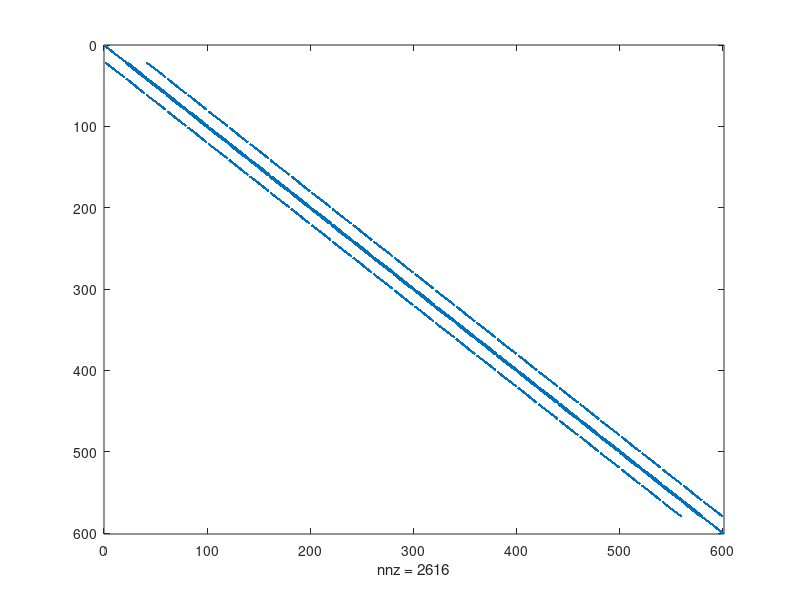
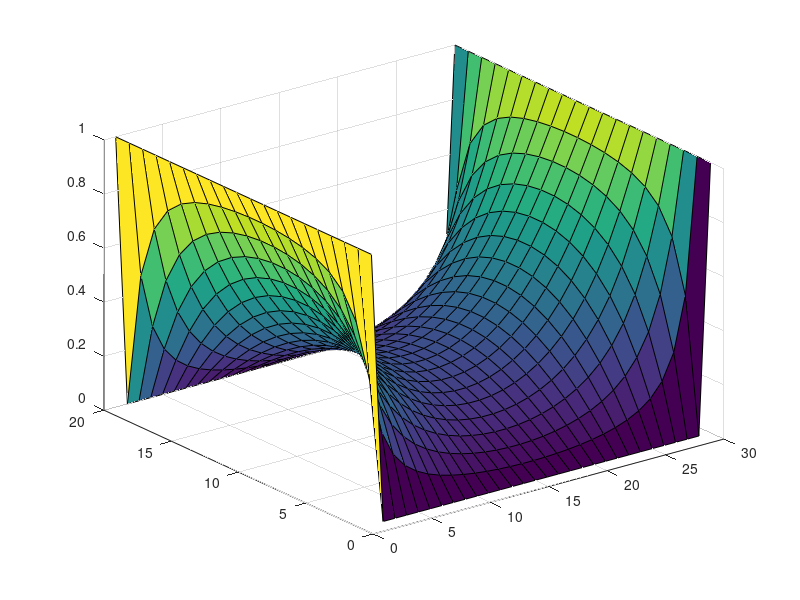
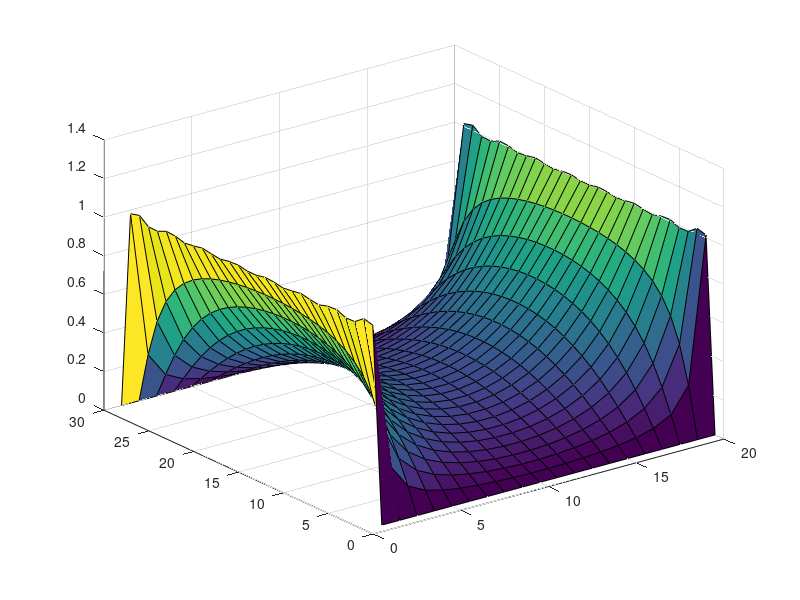
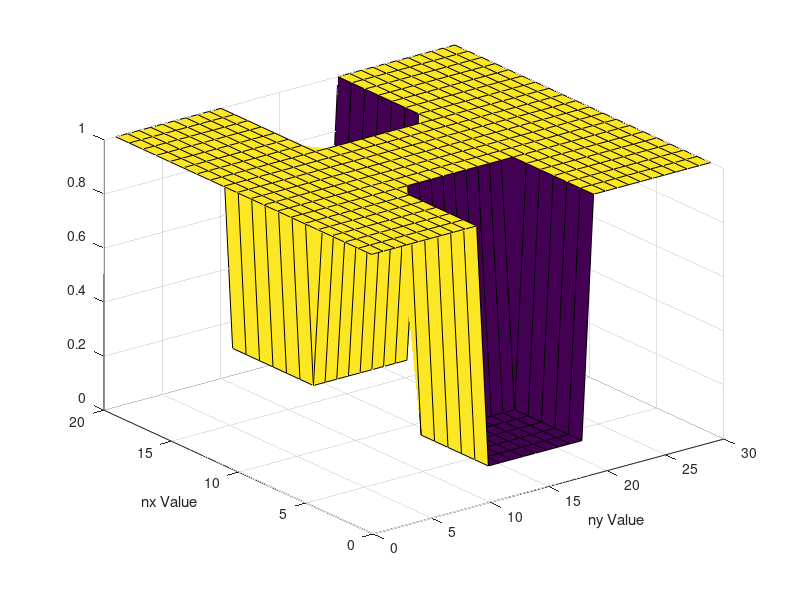

The MATLAB script that drew these images, in order:
clear
clc

nx = 20;
ny = 30;
Vo = 1;
delx = 1e-3;
dely = 1e-3;
Acond = 1;
Bcond = 10E-2;

G = sparse(nx*ny,nx*ny);
Vv = zeros(nx*ny,1);
V = zeros(nx,ny);
B = zeros((nx*ny),1);
        
        
        
%Initialize Left Boundary Conditions
for i = 1:nx*ny
    B(i,1) = Vo;
    B(i,ny) = Vo;
end
        
%Set diagonal
for j = 1:ny
    for i = 1:nx
        n = i+(j-1)*nx;
        %Set the Boundary Nodes
        if j == 1
            G(n,:) = 0;
            G(n,n) = 1; 
            B(n,1) = 1;
            
        elseif j == ny
            G(n,:) = 0;
            G(n,n) = 1;
            B(n,1) = 1;
            
        elseif i == 1
            %Mapping
            nym = (i)+(j-2)*nx;
            nyp = (i)+(j)*nx;
            nxp = (i+1)+(j-1)*nx;
            G(n,n) = 1;
            B(n,1) = 0;

            
        elseif i == nx
            %Mapping
            nym = (i)+(j-2)*nx;
            nyp = (i)+(j)*nx;
            nxm = (i-1)+(j-1)*nx;
            G(n,n) = 1;
            B(n,1) = 0;
                      

        else
            %Mapping
            nym = (i)+(j-2)*nx;
            nyp = (i)+(j)*nx;
            nxm = (i-1)+(j-1)*nx;
            nxp = (i+1)+(j-1)*nx;



            G(n,n) = -4;
            G(n,nym) = 1;
            G(n,nyp) = 1;
            G(n,nxm) = 1;
            G(n,nxp) = 1;
            B(n,1) = 0;
        end
   
    end
end

figure(1)
spy(G)
Vv = G\B;

for j = 1:ny
    for i = 1:nx
        n = i+(j-1)*nx;
        V(i,j) = Vv(n,1);
    end
end

figure(2)
surf(V)

% %Analytical Soln
nx = 20;
ny = 30;
W = 3;
L = 2;
Vanal = zeros(ny,nx);
y = linspace(0,L,ny);
x = linspace(-W/2,W/2, nx); 
a = L;
b = W/2;
[X,Y] = meshgrid(x,y);

for n = 1:2:100
    Vanal = Vanal +((4*Vo)/pi)* ((1/n)*(cosh((n*pi*X)./a)./(cosh((n*pi*b)./a))).*sin(((n*pi*Y)./a)));
end


figure(3)
surf(Vanal)




















%Part 2

cMap = zeros(nx, ny);

for j = 1:ny
    for i = 1:nx
        cMap(i,j) = Acond;
        if ((j<((2/3)*ny))&&((j>((1/3)*ny))&&(i<((1/3)*nx))))|| ((j<((2/3)*ny))&&((j>((1/3)*ny))&&(i>((2/3)*nx))))
            cMap(i,j) = Bcond;
        end
    end
end
figure(4)
surf(cMap)    
xlabel('ny Value')
ylabel('nx Value')

%Initialize Left Boundary Conditions
for i = 1:nx*ny
    B(i,1) = Vo;
    B(i,ny) = 0;
end
        
%Set diagonal
for j = 1:ny
    for i = 1:nx
        n = i+(j-1)*nx;
        %Set the Boundary Nodes
        if j == 1
            G(n,:) = 0;
            G(n,n) = 1; 
%             B(n,1) = 0;
            
        elseif j == ny
            G(n,:) = 0;
            G(n,n) = 1;
            B(n,1) = 0;
            
        elseif i == 1
            %Mapping
            nxm = (i)+(j-2)*nx;
            nxp = (i)+(j)*nx;
            nyp = (i+1)+(j-1)*nx;
            G(n,:) = 0;
            G(n,n) = 1;
            B(n,1) = 0;
            
            rxm = ((cMap(i,j) + cMap(i,j-1))/2);
            rxp = ((cMap(i,j) + cMap(i,j+1))/2);            
            ryp = ((cMap(i,j) + cMap(i+1,j))/2);

            G(n,n) = -(rxp+rxm+ryp);
            G(n,nxm) = rxm;
            G(n,nyp) = ryp;
            G(n,nxp) = rxp;
            
        elseif i == nx
            %Mapping
            nym = (i-1)+(j-1)*nx;
            nxp = (i)+(j)*nx;
            nxm = (i)+(j-2)*nx;
            G(n,:) = 0;
            G(n,n) = 1;
            B(n,1) = 0;
            
            rxm = ((cMap(i,j) + cMap(i,j-1))/2);
            rxp = ((cMap(i,j) + cMap(i,j+1))/2);            
            rym = ((cMap(i,j) + cMap(i-1,j))/2);

            G(n,n) = -(rxm+rym+rxp);
            G(n,nym) = rym;
            G(n,nxm) = rxm;
            G(n,nxp) = rxp;            

        else
            %Mapping
            nym = (i-1)+(j-1)*nx;
            nyp = (i+1)+(j-1)*nx;
            nxm = (i)+(j-2)*nx;
            nxp = (i)+(j)*nx;

            rym = ((cMap(i,j) + cMap(i-1,j))/2);
            ryp = ((cMap(i,j) + cMap(i+1,j))/2);            
            rxm = ((cMap(i,j) + cMap(i,j-1))/2);        
            rxp = ((cMap(i,j) + cMap(i,j+1))/2);       
      
   
            G(n,n) = -(rxm+rxp+rym+ryp);
            G(n,nym) = rym;
            G(n,nyp) = ryp;
            G(n,nxm) = rxm;
            G(n,nxp) = rxp; 
            B(n,1) = 0;
            


        end
   
    end
end

Vv = G\B;

for j = 1:ny
    for i = 1:nx
        n = i+(j-1)*nx;
        V(i,j) = Vv(n,1);
    end
end

figure(5)
surf(V)
xlabel('ny Value')
ylabel('nx Value')



%Gradient of V
for j = 1:ny
    for i = 1:nx
        if j == 1
            Ex(i,j) = (V(i,j+1)-V(i,j));
        elseif j == ny
            Ex(i,j) = (V(i,j)-V(i,j-1));
        else
            Ex(i,j) = (V(i,j+1)-V(i,j-1))*0.5;
        end
        if i == 1
            Ey(i,j) = (V(i+1,j)-V(i,j));
        elseif i == nx
            Ey(i,j) = (V(i,j)-V(i-1,j));
        else
            Ey(i,j) = (V(i+1,j)-V(i-1,j))*0.5;
        end
    end
end

Ex = -Ex;
Ey = -Ey;
figure(6)
surf(Ex)
xlabel('ny Value')
ylabel('nx Value')

figure(7)
surf(Ey)
xlabel('ny Value')
ylabel('nx Value')

figure(8)
surf(Ex,Ey)
xlabel('ny Value')
ylabel('nx Value')

eflowx = cMap.*Ex;
eflowy = cMap.*Ey;

figure(9)
surf(eflowx)
xlabel('ny Value')
ylabel('nx Value')

figure(10)
surf(eflowy)
xlabel('ny Value')
ylabel('nx Value')

figure(11)
surf(eflowx,eflowy)
xlabel('ny Value')
ylabel('nx Value')

C0 = sum(eflowx(1,:));
Cnx = sum(eflowx(nx,:));
Curr = (C0+Cnx)*0.5;





















